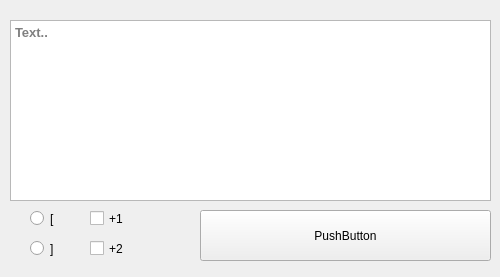
<?xml version="1.0" encoding="UTF-8"?>
<ui version="4.0">
 <class>MainWindow</class>
 <widget class="QMainWindow" name="MainWindow">
  <property name="enabled">
   <bool>true</bool>
  </property>
  <property name="geometry">
   <rect>
    <x>0</x>
    <y>0</y>
    <width>500</width>
    <height>277</height>
   </rect>
  </property>
  <property name="minimumSize">
   <size>
    <width>0</width>
    <height>0</height>
   </size>
  </property>
  <property name="maximumSize">
   <size>
    <width>500</width>
    <height>500</height>
   </size>
  </property>
  <property name="cursor">
   <cursorShape>ArrowCursor</cursorShape>
  </property>
  <property name="focusPolicy">
   <enum>Qt::StrongFocus</enum>
  </property>
  <property name="windowTitle">
   <string>MainWindow</string>
  </property>
  <widget class="QWidget" name="centralwidget">
   <widget class="QPlainTextEdit" name="plainTextEdit">
    <property name="geometry">
     <rect>
      <x>10</x>
      <y>20</y>
      <width>481</width>
      <height>181</height>
     </rect>
    </property>
    <property name="font">
     <font>
      <pointsize>10</pointsize>
      <weight>75</weight>
      <bold>true</bold>
     </font>
    </property>
    <property name="placeholderText">
     <string>Text..</string>
    </property>
   </widget>
   <widget class="QRadioButton" name="radioButton">
    <property name="geometry">
     <rect>
      <x>30</x>
      <y>210</y>
      <width>82</width>
      <height>17</height>
     </rect>
    </property>
    <property name="text">
     <string>[</string>
    </property>
   </widget>
   <widget class="QRadioButton" name="radioButton_2">
    <property name="geometry">
     <rect>
      <x>30</x>
      <y>240</y>
      <width>82</width>
      <height>17</height>
     </rect>
    </property>
    <property name="text">
     <string>]</string>
    </property>
   </widget>
   <widget class="QCheckBox" name="checkBox">
    <property name="geometry">
     <rect>
      <x>90</x>
      <y>210</y>
      <width>70</width>
      <height>17</height>
     </rect>
    </property>
    <property name="text">
     <string>+1</string>
    </property>
   </widget>
   <widget class="QCheckBox" name="checkBox_2">
    <property name="geometry">
     <rect>
      <x>90</x>
      <y>240</y>
      <width>70</width>
      <height>17</height>
     </rect>
    </property>
    <property name="text">
     <string>+2</string>
    </property>
   </widget>
   <widget class="QPushButton" name="pushButton">
    <property name="geometry">
     <rect>
      <x>200</x>
      <y>210</y>
      <width>291</width>
      <height>51</height>
     </rect>
    </property>
    <property name="text">
     <string>PushButton</string>
    </property>
   </widget>
  </widget>
 </widget>
 <resources/>
 <connections/>
</ui>
